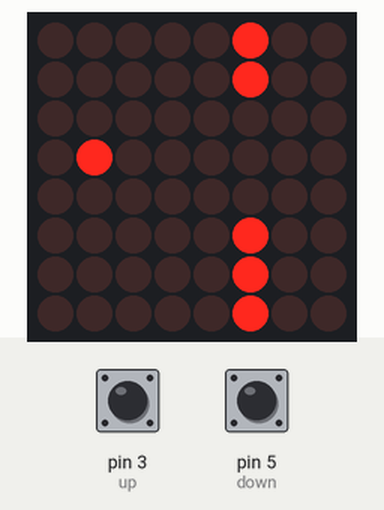
This sketch was run on a simulated Arduino Uno, built with avr-gcc and run on an emulated ATmega328P. On the bench: 8×8 LED matrix. The inputs (shaded band) are chosen by the test bench; at power-on: pin 5 (down) LOW, pin 3 (up) LOW. Random numbers use the default seed unless the sketch sets one.

Above: at 1.2 s.
1.3 s: pin 5 (down) pulled HIGH for 0.15 s
At 1.67 s:
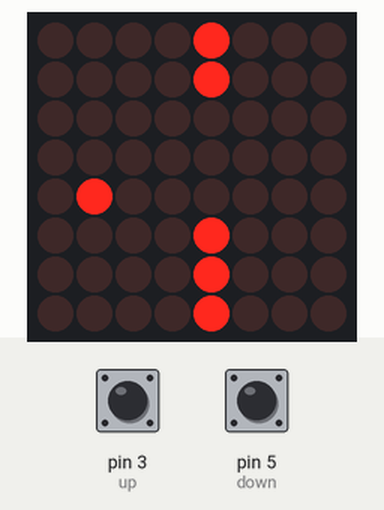
2.0 s: pin 3 (up) pulled HIGH for 0.15 s
At 2.27 s:
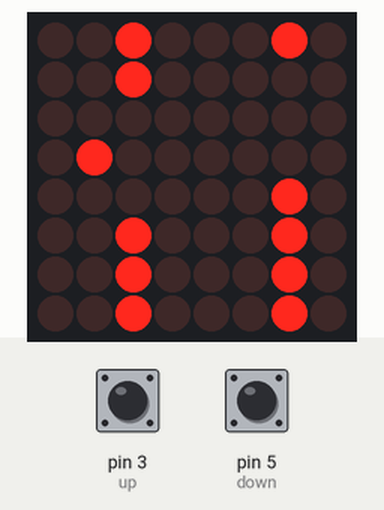
2.7 s: pin 3 (up) pulled HIGH for 1 s
At 4.62 s:
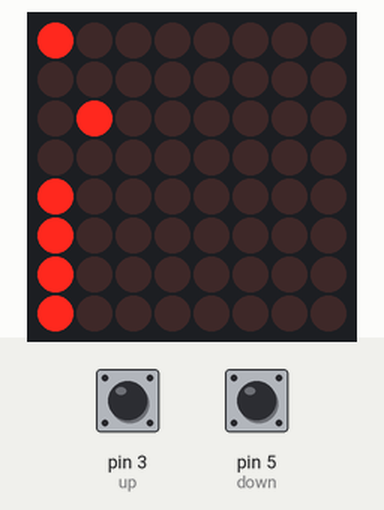
5.2 s: pin 5 (down) pulled HIGH for 1 s
At 6.62 s:
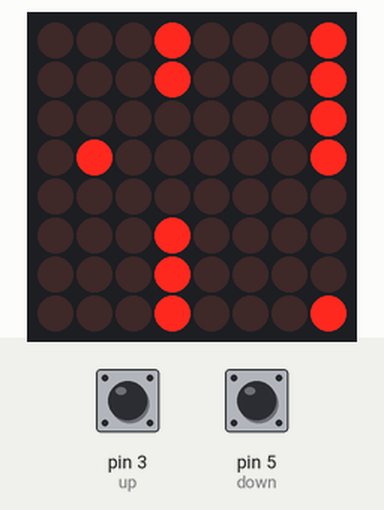
6.8 s: pin 5 (down) pulled HIGH for 0.15 s
At 6.95 s:
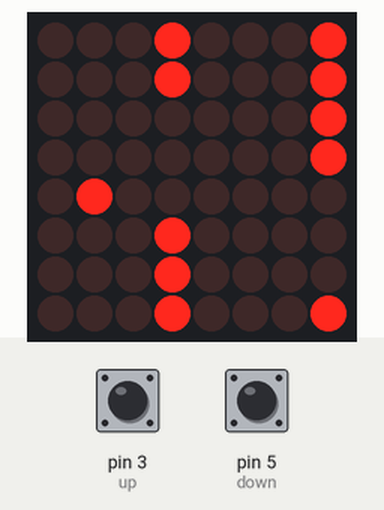
7.5 s: pin 3 (up) pulled HIGH for 0.15 s
At 11.4 s:
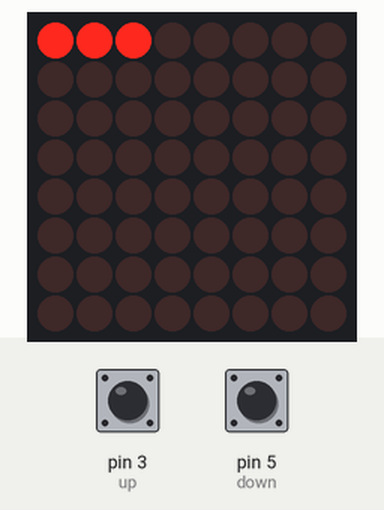
Timing chart, 0 to 12.9 s (numbered marks = the images above; inputs shaded):
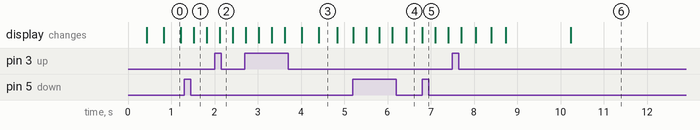

Measured:
- what the display in image 3 shows lasts 0.4 s, from 4.4 s to 4.8 s

The sketch:

Pillar_evation.ino
```cpp
#include <LedControl.h>

// ======================================================
// MAX7219
// ======================================================

LedControl lc(9, 11, 10, 1);


// ======================================================
// BOTONES
// ======================================================

const int up = 3;
const int down = 5;


// ======================================================
// PERSONAJE
// ======================================================

int playerX = 1;
int playerY = 3;


// ======================================================
// OBSTÁCULOS
// ======================================================

int obstacleX[2];
int gapY[2];

const int gapSize = 3;


// ======================================================
// VELOCIDAD
// ======================================================

// Velocidad inicial
int speed = 400;

// Velocidad mínima
const int minSpeed = 120;

unsigned long lastMove = 0;


// ======================================================
// PUNTUACIÓN
// ======================================================

int score = 0;


// ======================================================
// CONTADOR INVISIBLE DE DIFICULTAD
// ======================================================

// Cada cierta cantidad de puntos,
// el juego se vuelve más rápido.

int difficultyCounter = 0;

const int pointsToIncreaseSpeed = 3;


// ======================================================
// GAME OVER
// ======================================================

bool gameOver = false;


// ======================================================
// ESTADO DE BOTONES
// ======================================================

int oldUp = LOW;
int oldDown = LOW;


// ======================================================
// CREAR OBSTÁCULO
// ======================================================

void createObstacle(int i, int x) {

  obstacleX[i] = x;

  // Posición aleatoria del hueco
  gapY[i] = random(0, 6);
}


// ======================================================
// REINICIAR JUEGO
// ======================================================

void restartGame() {

  playerX = 1;
  playerY = 3;

  score = 0;

  difficultyCounter = 0;

  // Volver a la velocidad inicial
  speed = 400;

  gameOver = false;

  createObstacle(0, 7);
  createObstacle(1, 11);

  lastMove = millis();

  lc.clearDisplay(0);
}


// ======================================================
// DIBUJAR JUEGO
// ======================================================

void drawGame() {

  lc.clearDisplay(0);


  // ----------------------
  // PERSONAJE
  // ----------------------

  lc.setLed(0, playerY, playerX, true);


  // ----------------------
  // OBSTÁCULOS
  // ----------------------

  for (int i = 0; i < 2; i++) {

    if (obstacleX[i] >= 0 &&
        obstacleX[i] <= 7) {

      for (int y = 0; y < 8; y++) {

        // Dibujar todo excepto el hueco
        if (y < gapY[i] ||
            y >= gapY[i] + gapSize) {

          lc.setLed(0, y, obstacleX[i], true);
        }
      }
    }
  }
}


// ======================================================
// COMPROBAR COLISIÓN
// ======================================================

void checkCollision() {

  // ----------------------
  // Pared superior/inferior
  // ----------------------

  if (playerY < 0 ||
      playerY > 7) {

    gameOver = true;
    return;
  }


  // ----------------------
  // Obstáculos
  // ----------------------

  for (int i = 0; i < 2; i++) {

    if (obstacleX[i] == playerX) {

      if (playerY < gapY[i] ||
          playerY >= gapY[i] + gapSize) {

        gameOver = true;
      }
    }
  }
}


// ======================================================
// PANTALLA GAME OVER
// ======================================================

void showGameOver() {

  lc.clearDisplay(0);

  // Dibujar X

  for (int i = 0; i < 8; i++) {

    lc.setLed(0, i, i, true);

    lc.setLed(0, i, 7 - i, true);
  }

  delay(1500);
}


// ======================================================
// MOSTRAR PUNTUACIÓN
// ======================================================

void showScore() {

  lc.clearDisplay(0);

  /*
     La puntuación se representa con LEDs.

     Ejemplo:

     5 puntos

     ●
     ●
     ●
     ●
     ●

     Como la matriz es 8x8,
     podemos mostrar hasta 64 puntos.
  */


  int points = score;

  if (points > 64) {
    points = 64;
  }


  // Dibujar puntos de izquierda a derecha
  // y de arriba hacia abajo

  for (int i = 0; i < points; i++) {

    int y = i / 8;
    int x = i % 8;

    lc.setLed(0, y, x, true);
  }


  // Mantener la puntuación visible
  delay(3000);
}


// ======================================================
// SETUP
// ======================================================

void setup() {

  // MAX7219

  lc.shutdown(0, false);

  lc.setIntensity(0, 8);

  lc.clearDisplay(0);


  // Botones

  pinMode(up, INPUT);
  pinMode(down, INPUT);


  // Semilla aleatoria

  randomSeed(analogRead(A2));


  // Iniciar obstáculos

  createObstacle(0, 7);
  createObstacle(1, 11);


  // Dibujar juego

  drawGame();
}


// ======================================================
// LOOP
// ======================================================

void loop() {

  // ====================================================
  // GAME OVER
  // ====================================================

  if (gameOver) {

    // Primero mostrar X

    showGameOver();


    // Después mostrar puntuación

    showScore();


    // Esperar un poco

    delay(500);


    // Reiniciar

    restartGame();

    return;
  }


  // ====================================================
  // LEER BOTONES
  // ====================================================

  int currentUp =
    digitalRead(up);

  int currentDown =
    digitalRead(down);


  // ====================================================
  // SUBIR
  // ====================================================

  if (currentUp == HIGH &&
      oldUp == LOW) {

    if (playerY > 0) {

      playerY--;
    }
  }


  // ====================================================
  // BAJAR
  // ====================================================

  if (currentDown == HIGH &&
      oldDown == LOW) {

    if (playerY < 7) {

      playerY++;
    }
  }


  // Guardar estado de botones

  oldUp = currentUp;
  oldDown = currentDown;


  // ====================================================
  // MOVER OBSTÁCULOS
  // ====================================================

  if (millis() - lastMove >= speed) {

    lastMove = millis();


    for (int i = 0; i < 2; i++) {

      obstacleX[i]--;


      // ==================================================
      // OBSTÁCULO COMPLETAMENTE FUERA
      // ==================================================

      if (obstacleX[i] < 0) {

        // Mandar al final

        obstacleX[i] = 11;


        // Crear nuevo hueco

        gapY[i] = random(0, 6);


        // ==================================================
        // AUMENTAR PUNTUACIÓN
        // ==================================================

        score++;


        // ==================================================
        // CONTADOR INVISIBLE
        // ==================================================

        difficultyCounter++;


        // Cada 3 obstáculos superados
        // aumenta la velocidad

        if (difficultyCounter >= pointsToIncreaseSpeed) {

          difficultyCounter = 0;


          // Aumentar velocidad

          if (speed > minSpeed) {

            speed -= 40;
          }
        }
      }
    }
  }


  // ====================================================
  // COMPROBAR COLISIONES
  // ====================================================

  checkCollision();


  // ====================================================
  // DIBUJAR
  // ====================================================

  drawGame();
}
```
